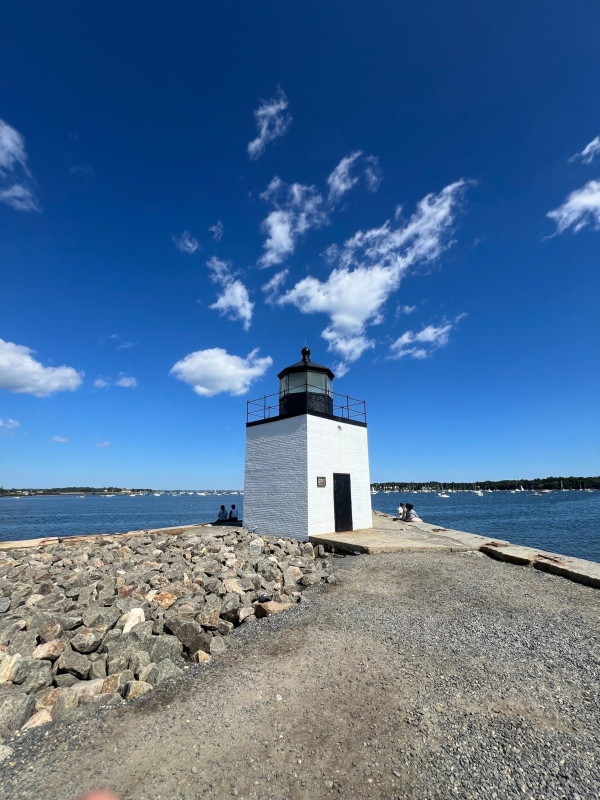
#> input picture tests/fixtures/study-1.jpg, 1200 x 1600 px (shown at 1/2 size)
$ python -i strike_engine.py   (imports and definitions only)
#> lines starting #> are read from the running program, lines starting #| are printed output that depends on the picture
### typewriter_engine.py
"""
Typewriter drawing engine.

A vintage typewriter has about forty-four keys. James Cook builds
drawings by choosing those keys for texture, overlaying strikes for
tone, and varying pressure for shade. This engine does the same
job computationally:

  1. Measure each key's ink footprint (coverage + structure).
  2. Fit a character to every cell of the source (tone + edges).
  3. Overstrike where one key cannot carry the darkness.
  4. Render onto paper with ribbon, wander, and ink bleed.

From a distance the page should read as a drawing. Up close it
must be type. Numbers in the output come from this process, not
from decoration.
"""

from __future__ import annotations

import os
from dataclasses import dataclass

import numpy as np
from PIL import Image, ImageDraw, ImageFilter, ImageFont, ImageOps


ROOT = os.path.dirname(os.path.abspath(__file__))

TYPEWRITER_FONT_CANDIDATES = [
    os.path.join(ROOT, "fonts", "SpecialElite-Regular.ttf"),
    "/System/Library/Fonts/Supplemental/Courier New.ttf",
    "/Library/Fonts/Courier New.ttf",
    "/System/Library/Fonts/Supplemental/AmericanTypewriter.ttc",
    "/usr/share/fonts/truetype/liberation/LiberationMono-Regular.ttf",
    "/usr/share/fonts/truetype/dejavu/DejaVuSansMono.ttf",
    "C:/Windows/Fonts/cour.ttf",
]

# Forty-four-ish vintage keyboard, grouped by the textures Cook describes.
# @  — soft shade (large ink area)
# () — small curves (pupils, arches)
# I_ — masonry, mullions, horizon lines
# #%&$WM — the darkest single strikes
CHARSETS = {
    "classic": (
        " .,'-`:;\"^~_!|iIl1tfjrxcunvzoaes"
        "<>+=*?/\\()[]{}#@$%&WM80"
        "ABCDEFGHJKLNOPQRSTUVXYZ"
        "2345679"
    ),
    "portrait": (
        " .,'`:;~-_"
        "ocO0()@*+=#&%$'\"!"
        "ilI1tfjrsnm"
        "aeu"
    ),
    "architecture": (
        " .,'-_`:"
        "Iil1|!/\\-_=[]{}()#"
        "HFEELT"
        "oO0@%&$WM"
        "+=*"
    ),
    "heavy": (
        " .,'-:"
        "@#%&$WM8HXB"
        "ocO0()[]{}"
        "Iil1|/\\-_="
        "*+aesnm"
    ),
    "scene": (
        " .,'-`:"
        "_-=I|!/\\"
        "ocO0()@*%#&$"
        "nm*"
    ),
}

# Glyphs that follow a direction. Cook uses I for mullions, _ for brick,
# () for small curves — not the same key for every texture.
VERT_MARKS = set("Iil1|![]HFTL")
HORIZ_MARKS = set("-_=.~")
ROUND_MARKS = set("ocO0()@*%")

PAPERS = {
    "cream": (246, 236, 214),
    "ivory": (240, 227, 200),
    "white": (248, 246, 240),
    "aged": (226, 208, 176),
}

INKS = {
    "carbon": (28, 22, 18),
    "blue_black": (18, 28, 42),
    "navy": (16, 24, 48),
    "sepia": (52, 34, 22),
}

MATCH_W, MATCH_H = 6, 8
_BANK_CACHE: dict[tuple, "GlyphBank"] = {}


def find_typewriter_font(size: int) -> ImageFont.FreeTypeFont:
    for path in TYPEWRITER_FONT_CANDIDATES:
        if os.path.exists(path):
            try:
                return ImageFont.truetype(path, size)
            except OSError:
                continue
    return ImageFont.load_default()


def _sobel(arr: np.ndarray) -> tuple[np.ndarray, np.ndarray]:
    """3×3 Sobel via sliding windows. arr is 2D float."""
    kx = np.array([[-1.0, 0.0, 1.0], [-2.0, 0.0, 2.0], [-1.0, 0.0, 1.0]])
    ky = kx.T
    padded = np.pad(arr, 1, mode="edge")
    windows = np.lib.stride_tricks.sliding_window_view(padded, (3, 3))
    gx = np.einsum("ijkl,kl->ij", windows, kx)
    gy = np.einsum("ijkl,kl->ij", windows, ky)
    return gx, gy


def _auto_contrast(arr: np.ndarray, cutoff: float = 0.6) -> np.ndarray:
    lo, hi = np.percentile(arr, [cutoff, 100.0 - cutoff])
    if hi - lo < 1e-4:
        return arr
    return np.clip((arr - lo) / (hi - lo), 0.0, 1.0)


def simplify_drawing(arr: np.ndarray, amount: float, fast: bool = False) -> np.ndarray:
    """
    Flatten photographic grain; keep silhouettes.

    A typewriter drawing is not a photocopy. Cobblestones, foliage
    glitter, and sensor noise should collapse to mass. Edges that
    would actually be drawn — a lamp post, a bird, a jaw — stay.
    """
    if amount <= 0.02:
        return arr
    amount = float(np.clip(amount, 0.0, 1.0))
    im = Image.fromarray((np.clip(arr, 0, 1) * 255).astype(np.uint8), "L")
    if fast:
        radius = max(1.2, min(arr.shape) / 90.0 * (0.4 + 0.8 * amount))
        mass = np.asarray(
            im.filter(ImageFilter.GaussianBlur(radius=radius)), dtype=np.float32
        ) / 255.0
        gx, gy = _sobel(mass)
        mag = np.hypot(gx, gy)
        hi = np.percentile(mag, 90)
        edge = np.clip(mag / (hi + 1e-6), 0.0, 1.0) ** 1.15
        drawn = mass * (1.0 - edge) + arr * edge
        return np.clip((1.0 - amount) * arr + amount * drawn, 0.0, 1.0).astype(np.float32)

    med = np.asarray(im.filter(ImageFilter.MedianFilter(size=5)), dtype=np.float32) / 255.0
    radius = max(1.8, min(arr.shape) / 75.0 * (0.45 + 0.85 * amount))
    mass = np.asarray(
        Image.fromarray((med * 255).astype(np.uint8), "L").filter(
            ImageFilter.GaussianBlur(radius=radius)
        ),
        dtype=np.float32,
    ) / 255.0
    gx, gy = _sobel(med)
    mag = np.hypot(gx, gy)
    hi = np.percentile(mag, 90)
    edge = np.clip(mag / (hi + 1e-6), 0.0, 1.0) ** 1.15
    drawn = mass * (1.0 - edge) + med * edge
    # Soft posterize so tone reads as a value study, not a photo.
    levels = 7.0
    poster = np.round(drawn * (levels - 1.0)) / (levels - 1.0)
    drawn = 0.62 * drawn + 0.38 * poster
    return np.clip((1.0 - amount) * arr + amount * drawn, 0.0, 1.0).astype(np.float32)


def prepare_luma(
    image: Image.Image,
    contrast: float = 1.25,
    brightness: float = 0.0,
    gamma: float = 1.05,
    detail: float = 0.55,
    simplify: float = 0.55,
    max_side: int = 1200,
    fast: bool = False,
) -> np.ndarray:
    """Return paper-white=1, ink-needed=0 luma in [0, 1]."""
    gray = ImageOps.exif_transpose(image).convert("L")
    if max(gray.size) > max_side:
        gray = gray.copy()
        gray.thumbnail((max_side, max_side), Image.Resampling.BILINEAR)
    arr = np.asarray(gray, dtype=np.float32) / 255.0
    arr = _auto_contrast(arr)
    arr = simplify_drawing(arr, simplify, fast=fast)

    if abs(brightness) > 1e-6:
        arr = np.clip(arr + brightness, 0.0, 1.0)
    if abs(contrast - 1.0) > 1e-6:
        arr = np.clip((arr - 0.5) * contrast + 0.5, 0.0, 1.0)
    if abs(gamma - 1.0) > 1e-6:
        arr = np.clip(arr, 1e-6, 1.0) ** gamma

    # Open lights (pavement, sky, skin highlight) so the page can rest.
    lift = np.clip(arr, 0.0, 1.0) ** 0.88
    arr = 0.55 * arr + 0.45 * lift
    arr = np.clip((arr - 0.5) * 1.06 + 0.5, 0.0, 1.0)

    if detail > 0:
        src = Image.fromarray((np.clip(arr, 0, 1) * 255).astype(np.uint8), "L")
        blur = np.asarray(
            src.filter(ImageFilter.GaussianBlur(radius=1.2 if fast else 1.4)), dtype=np.float32
        ) / 255.0
        arr = np.clip(arr + detail * 0.65 * (arr - blur), 0.0, 1.0)

    return arr.astype(np.float32)


@dataclass
class Glyph:
    char: str
    ink: np.ndarray  # (h, w) in [0, 1], 1 = full ribbon
    density: float
    gx: float
    gy: float
    edge: float


class GlyphBank:
    # [427 lines left out: functions __init__, tiles, _measure, _cell_grid, _box_downsample, _cell_gradients and 4 more, not called in this run]


def grid_to_text(primary: np.ndarray, bank: GlyphBank) -> str:
    rows = ["".join(bank.chars[int(i)] for i in row) for row in primary]
    return "\n".join(rows)


# [21 lines left out: function grid_html, not called in this run]


class TypewriterEngine:
    # [114 lines left out: function convert, not called in this run]

### experiments/strike_engine.py
"""Experimental renderer: fit the ink that will actually reach the paper.

Kept separate from the production engine for visual A/B review. Uses only the
existing Pillow/NumPy dependencies. No source-photo pixels enter the final page.
"""

from __future__ import annotations

from functools import lru_cache

import numpy as np
from PIL import Image, ImageDraw, ImageFilter

from typewriter_engine import CHARSETS, INKS, PAPERS, find_typewriter_font, prepare_luma


def _features(tiles: np.ndarray) -> np.ndarray:
    """Compare tone, coarse shape and fine shape in the same ink units."""
    small = np.stack([
        np.asarray(Image.fromarray(np.asarray(t, dtype=np.float32)).resize((6, 8), Image.Resampling.BOX))
        for t in tiles
    ])
    mean = small.mean(axis=(1, 2))
    centered = small - mean[:, None, None]
    coarse = centered.reshape(-1, 4, 2, 3, 2).mean(axis=(2, 4))
    return np.concatenate([
        centered.reshape(-1, 48) * (0.65 / np.sqrt(48)),
        coarse.reshape(-1, 12) * (0.9 / np.sqrt(12)),
        mean[:, None] * np.sqrt(20),
    ], axis=1).astype(np.float32)


@lru_cache(maxsize=12)
def _bank(charset: str, tightness: float, overstrike: int):
    # One canonical atlas drives matching AND rendering at every export size.
    unit = 2
    w = max(22, round(26 * tightness))
    h = max(32, round(36 * tightness))
    font = find_typewriter_font(16 * unit)
    chars = list(dict.fromkeys(CHARSETS.get(charset, CHARSETS["classic"])))
    singles = []
    for ch in chars:
        tile = Image.new("L", (w, h))
        # Shared vertical origin: punctuation sits on the baseline. The old
        # engine vertically centers every mark independently.
        x = (w - font.getlength(ch)) / 2
        ImageDraw.Draw(tile).text((x, (h - 32) // 2), ch, font=font, fill=255,
                                 stroke_width=1, stroke_fill=255)
        singles.append(np.asarray(tile, dtype=np.float32) / 255)
    tiles = list(singles)
    keys = [(ch, "") for ch in chars]
    if overstrike:
        partners = [i for i, ch in enumerate(chars) if ch in "_-|/\\+=xo@#%&$M8"]
        seen = set()
        for i, a in enumerate(singles):
            if chars[i] == " ":
                continue
            for j in partners:
                pair = tuple(sorted((i, j)))
                if pair in seen:
                    continue
                seen.add(pair)
                b = np.zeros_like(a)
                b[1:, 1:] = singles[j][:-1, :-1]
                # Union, not summed glyph densities: overlapping ink cannot
                # make the paper darker than the ribbon.
                tiles.append(1 - (1 - a) * (1 - b))
                keys.append((chars[i], chars[j]))
    tiles = np.stack(tiles)
    features = _features(tiles)
    return tiles, features, keys, w, h


def _fit(target: np.ndarray, features: np.ndarray, keys: list, seed: int,
         overstrike: int) -> tuple[np.ndarray, np.ndarray]:
    """Bounded batches; choose the whole strike combination and its pressure."""
    norm = (features * features).sum(axis=1)
    penalty = np.array([0.00035 if b else 0 for a, b in keys], dtype=np.float32)
    if overstrike == 1:
        penalty *= 2
    rng = np.random.default_rng(seed)
    selected = np.empty(len(target), np.int32)
    pressure = np.empty(len(target), np.float32)
    # Peak score storage is batch_size × candidate_count, never page × bank.
    for start in range(0, len(target), 128):
        t = target[start:start + 128]
        dot = t @ features.T
        p = np.clip(dot / np.maximum(norm, 1e-9), 0.58, 1.0)
        scores = norm * p * p - 2 * dot * p + penalty
        # Tiny, seeded tie-breaking between nearly equivalent ink patterns.
        # Space is still compared normally and exact white always stays white.
        scores += rng.uniform(0, 0.000025, size=scores.shape).astype(np.float32)
        pick = scores.argmin(axis=1)
        selected[start:start + len(t)] = pick
        pressure[start:start + len(t)] = p[np.arange(len(t)), pick]
    return selected, pressure


class StrikeEngine:
    def convert(self, image: Image.Image, columns: int = 180,
                charset: str = "portrait", paper: str = "cream",
                ink: str = "blue_black", contrast: float = 1.4,
                brightness: float = 0, gamma: float = 1.05,
                detail: float = 0.45, simplify: float = 0.55,
                overstrike: int = 1, tightness: float = 0.90,
                wander: float = 0.7, pressure: float = 0.88,
                scale: int = 2, inscription: str = "", invert: bool = False,
                seed: int = 7, fast: bool = False):
        if inscription:
            raise ValueError("The experimental engine does not yet support inscriptions")
        columns = int(np.clip(columns, 40, 360))
        scale = int(np.clip(scale, 1, 4))
        overstrike = int(np.clip(overstrike, 0, 2))
        # Stable preparation and atlas for preview and print. fast only affects
        # export resolution at the caller, never the drawing's character grid.
        luma = prepare_luma(image, contrast, brightness, gamma, detail,
                            simplify=simplify, max_side=1400, fast=True)
        if invert:
            luma = 1 - luma
        tiles, features, keys, w, h = _bank(charset, round(float(np.clip(tightness, .75, 1.2)), 2), overstrike)
        rows = max(8, round(columns * luma.shape[0] / luma.shape[1] * w / h))
        if rows * columns > 200_000:
            raise ValueError("Image is too tall for this column count")
        target = np.asarray(Image.fromarray(1 - luma, "F").resize(
            (columns * 6, rows * 8), Image.Resampling.BOX))
        target = target.reshape(rows, 8, columns, 6).transpose(0, 2, 1, 3).reshape(-1, 8, 6)
        # Fit within the atlas's printable gamut, retaining relative shades.
        # Rest is a smooth highlight lift, not random deletion after fitting.
        target = np.clip(target, 0, 1) ** (1 + 0.35 * np.clip(simplify, 0, 1))
        capacity = float(tiles.mean(axis=(1, 2)).max()) * 0.95
        target *= capacity * float(np.clip(pressure, 0.1, 1.2))
        chosen, strengths = _fit(_features(target), features, keys, seed, overstrike)

        # Render one row at a time. Avoid page-sized RGB float intermediates
        # and a page × glyph_height × glyph_width tile gather.
        out_w, out_h = max(1, round(w * scale / 2)), max(1, round(h * scale / 2))
        margin = round(1.2 * out_h)
        page_w, page_h = columns * out_w + 2 * margin, rows * out_h + 2 * margin
        if page_w * page_h > 24_000_000:
            raise ValueError("Page exceeds the experimental 24-megapixel limit; reduce columns or scale")
        paper_rgb = np.array(PAPERS.get(paper, PAPERS["cream"]), dtype=np.float32)
        ink_rgb = np.array(INKS.get(ink, INKS["blue_black"]), dtype=np.float32)
        page = Image.new("RGB", (page_w, page_h), tuple(paper_rgb.astype(int)))
        rng = np.random.default_rng(seed + 1)
        chosen = chosen.reshape(rows, columns)
        strengths = strengths.reshape(rows, columns)
        for y in range(rows):
            row = tiles[chosen[y]] * strengths[y, :, None, None]
            mask = row.transpose(1, 0, 2).reshape(h, columns * w)
            mask_im = Image.fromarray((mask * 255).astype(np.uint8)).resize(
                (columns * out_w, out_h), Image.Resampling.LANCZOS)
            # Small ribbon bleed; still composed entirely of the chosen keys.
            blurred = np.asarray(mask_im.filter(ImageFilter.GaussianBlur(.22 * scale)), dtype=np.float32) / 255
            alpha = .85 * np.asarray(mask_im, dtype=np.float32) / 255 + .15 * blurred
            grain = rng.normal(0, .75, size=alpha.shape).astype(np.float32)
            rgb = paper_rgb + grain[:, :, None] - alpha[:, :, None] * (paper_rgb - ink_rgb)
            strip = Image.fromarray(np.clip(rgb, 0, 255).astype(np.uint8))
            shift = round(float(np.clip(wander, 0, 1)) * scale * rng.uniform(-.6, .6))
            page.paste(strip, (margin + shift, margin + y * out_h))
        text = "\n".join("".join(keys[i][0] for i in row) for row in chosen)
        return page, {"chars_wide": columns, "chars_tall": rows,
                      "charset": charset, "overstrike": overstrike,
                      "text": text, "html": "", "algorithm": "experimental-strike-fit",
                      "candidate_count": len(keys),
                      "overstrike_cells": sum(bool(keys[i][1]) for i in chosen.flat)}

>>> from PIL import Image
>>> picture = Image.open('../tests/fixtures/study-1.jpg')
#> picture is the input picture: PIL image 1200x1600 RGB; mean R, G, B 79.7, 112.1, 149
>>> result = StrikeEngine().convert(picture)
#> in prepare_luma, `gray = ImageOps.exif_transpose(image).convert("L")`:
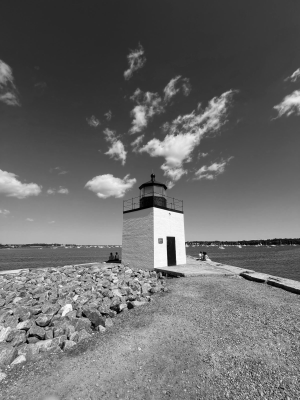
#> gray: PIL image 1200x1600 L (shown at 1/4 size); min 0, max 255, mean 106.6
#> in _auto_contrast, `lo, hi = np.percentile(arr, [cutoff, 100.0 - cutoff])`: lo = 0.0667; hi = 0.953
#> in simplify_drawing, `mag = np.hypot(gx, gy)`:
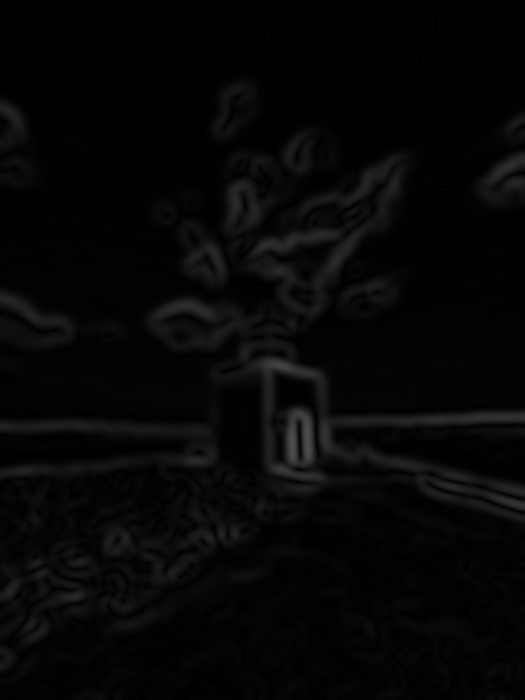
#> mag: shape (1400, 1050) float64 (shown at 1/2 size); min 0, max 0.306, mean 0.0247
#> in simplify_drawing, `hi = np.percentile(mag, 90)`: hi = 0.0702
#> after the loop in _bank, `for ch in chars:`: singles = 40 items
#> in _bank, `keys = [(ch, "") for ch in chars]`: keys = 40 items, first 6: (' ', ''), ('.', ''), (',', ''), ("'", ''), ('`', ''), (':', '')
#> in _bank, `partners = [i for i, ch in enumerate(chars) if ch in "_-|/\\+=xo@#%&$M..`: partners = [8, 9, 10, 16, 18, 19, 20, 21, 22, 23]
#> the loop in _bank, `for i, a in enumerate(singles):` made 40 passes
#> after the loop in _bank, `for i, a in enumerate(singles):`:
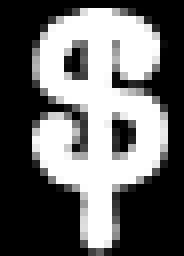
#> b: shape (32, 23) float32 (shown 8 times larger); min 0, max 1, mean 0.413
#> after the loop in _bank, `for i, a in enumerate(singles):`: keys = 385 items, first 6: (' ', ''), ('.', ''), (',', ''), ("'", ''), ('`', ''), (':', ''); seen = 345 items; tiles = 385 items
#> in _features, `mean = small.mean(axis=(1, 2))`: mean = 385 values, max 0.632 at index 308, min 0 at index 0, mean 0.412
#> in convert, `tiles, features, keys, w, h = _bank(charset, round(float(np.clip(tight..`: w = 23; h = 32
#> in convert, `rows = max(8, round(columns * luma.shape[0] / luma.shape[1] * w / h))`: rows = 172
#> in convert, `target = np.asarray(Image.fromarray(1 - luma, "F").resize( (columns * ..`:
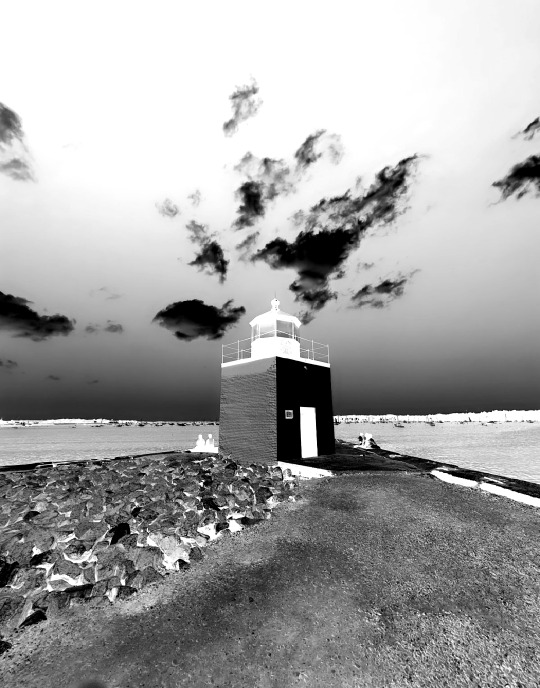
#> target: shape (1376, 1080) float32 (shown at 1/2 size); min 0, max 1, mean 0.644
#> in convert, `capacity = float(tiles.mean(axis=(1, 2)).max()) * 0.95`: capacity = 0.59
#> in _fit, `norm = (features * features).sum(axis=1)`: norm = 385 values, max 8.11 at index 308, min 0 at index 0, mean 3.81
#> in _fit, `penalty = np.array([0.00035 if b else 0 for a, b in keys], dtype=np.fl..`: penalty = 385 values from 0 to 0.00035
#> in _fit, `penalty *= 2`: penalty = 385 values from 0 to 0.0007
#> the loop in _fit, `for start in range(0, len(target), 128):` made 242 passes
#> start on passes 2 to 4: 128, 256, 384
#> after the loop in _fit, `for start in range(0, len(target), 128):`:
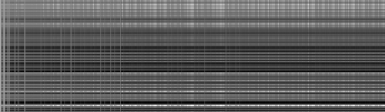
#> scores: shape (112, 385) float32; min -2.54, max 1.3, mean -1.15; drawn with min black and max white
#> in convert, `out_w, out_h = max(1, round(w * scale / 2)), max(1, round(h * scale / ..`: out_w = 23; out_h = 32
#> in convert, `margin = round(1.2 * out_h)`: margin = 38
#> in convert, `page_w, page_h = columns * out_w + 2 * margin, rows * out_h + 2 * margin`: page_w = 4216; page_h = 5580
#> in convert, `paper_rgb = np.array(PAPERS.get(paper, PAPERS["cream"]), dtype=np.floa..`: paper_rgb = [246, 236, 214]
#> in convert, `ink_rgb = np.array(INKS.get(ink, INKS["blue_black"]), dtype=np.float32)`: ink_rgb = [18, 28, 42]
#> the loop in convert, `for y in range(rows):` made 172 passes
#> shift on passes 1 to 3: 1, -1, 1
#> after the loop in convert, `for y in range(rows):`:
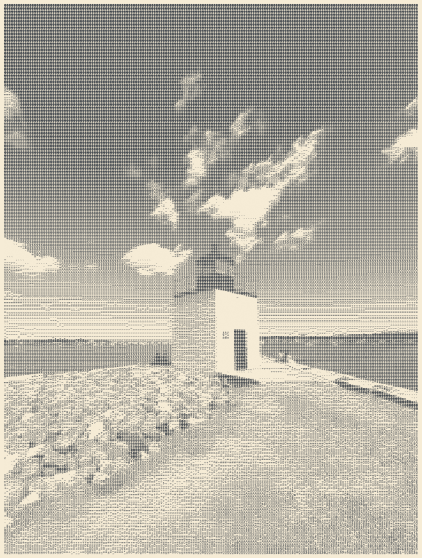
#> page: PIL image 4216x5580 RGB (shown at 1/10 size); mean R, G, B 177.5, 173.5, 162.2
#> after the loop in convert, `for y in range(rows):`:
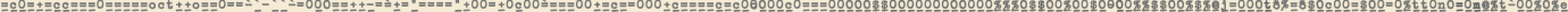
#> strip: PIL image 4140x32 RGB (shown at 1/3 size); mean R, G, B 196.5, 190.8, 176.5
